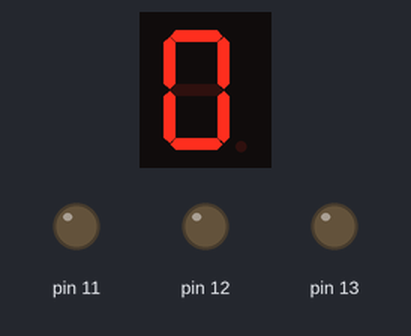
Recording of a sketch running on a simulated Arduino Uno, built with avr-gcc and run on an emulated ATmega328P. Parts: 1-digit seven-segment display, output pins drawn as LEDs (lit = HIGH). Wiring (inferred from the names in the program): 1-digit 7-segment display, segments lit when HIGH: segments pin 10, pin 7, pin 4, pin 5, pin 6, pin 9, pin 8, pin 3. The segment pins are drawn as the display they are named for; pins used as bus, display or sensor lines are not drawn.

Above: at 0.2 s.
At 1.0 s:
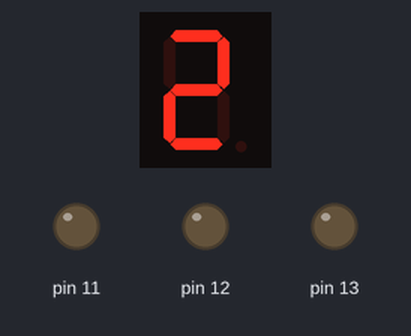
At 2.2 s:
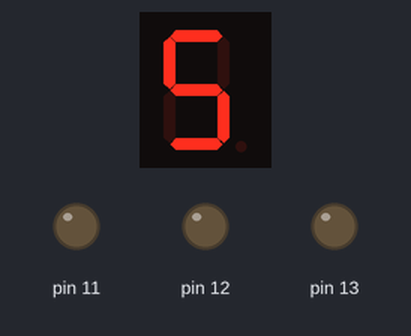
At 4.5 s:
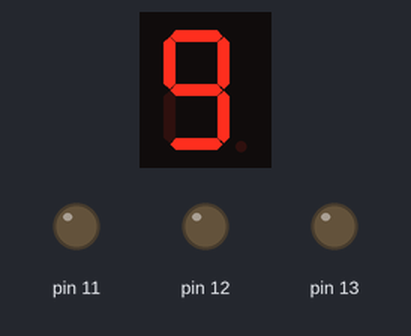
At 6.5 s:
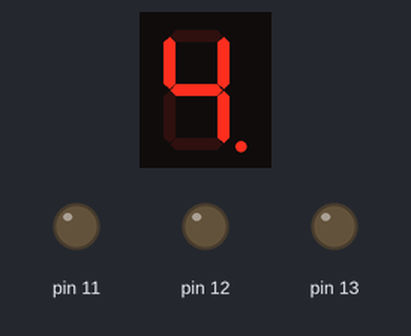
At 8.9 s:
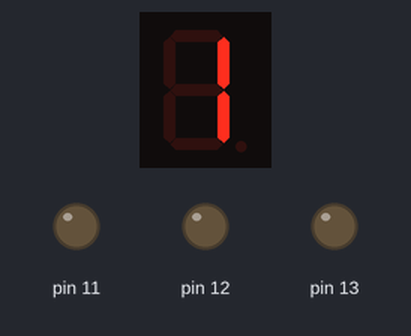

The sketch:

led_74a.ino
```cpp
// for MAN71A 7 segment LED

/*
     A
 F       B
     G
 E       C
     D      DP
*/

int pinA = 10;
int pinB = 7;
int pinC = 4;
int pinD = 5;
int pinE = 6;
int pinF = 9;
int pinG = 8;
int pinDP = 3;

int i;
int j;

int myDelay = 400;

void setup()
{
  for (i = 3; i < 14; i++)
    pinMode(i, OUTPUT);
  // put your setup code here, to run once:

}

void loop()
{
  clearLed();
  for (j = 0; j < 10; j++)
  {
    printNum(j);
    delay(myDelay);
  }
  clearLed();
  delay(300);
  for (j = 9; j > -1; j--)
   {
     printNum(j);
     delay(myDelay);
   }
}

void printNum(int num)
{
  switch (num)
  {
    case 0:
      digitalWrite(pinA, HIGH);
      digitalWrite(pinB, HIGH);
      digitalWrite(pinC, HIGH);
      digitalWrite(pinD, HIGH);
      digitalWrite(pinE, HIGH);
      digitalWrite(pinF, HIGH);
      digitalWrite(pinG, LOW);
      break;
    case 1:
      digitalWrite(pinA, LOW);
      digitalWrite(pinB, HIGH);
      digitalWrite(pinC, HIGH);
      digitalWrite(pinD, LOW);
      digitalWrite(pinE, LOW);
      digitalWrite(pinF, LOW);
      digitalWrite(pinG, LOW);
      break;
    case 2:
      digitalWrite(pinA, HIGH);
      digitalWrite(pinB, HIGH);
      digitalWrite(pinG, HIGH);
      digitalWrite(pinE, HIGH);
      digitalWrite(pinD, HIGH);
      digitalWrite(pinC, LOW);
      digitalWrite(pinF, LOW);
      break;
    case 3:
      digitalWrite(pinA, HIGH);
      digitalWrite(pinB, HIGH);
      digitalWrite(pinG, HIGH);
      digitalWrite(pinC, HIGH);
      digitalWrite(pinD, HIGH);
      digitalWrite(pinE, LOW);
      digitalWrite(pinF, LOW);
      break;
    case 4:
      digitalWrite(pinF, HIGH);
      digitalWrite(pinG, HIGH);
      digitalWrite(pinB, HIGH);
      digitalWrite(pinC, HIGH);
      digitalWrite(pinA, LOW);
      digitalWrite(pinD, LOW);
      digitalWrite(pinE, LOW);
      break;
    case 5:
      digitalWrite(pinA, HIGH);
      digitalWrite(pinF, HIGH);
      digitalWrite(pinG, HIGH);
      digitalWrite(pinC, HIGH);
      digitalWrite(pinD, HIGH);
      digitalWrite(pinB, LOW);
      digitalWrite(pinE, LOW);
      break;
    case 6:
      digitalWrite(pinA, HIGH);
      digitalWrite(pinG, HIGH);
      digitalWrite(pinB, LOW);
      digitalWrite(pinE, HIGH);
      digitalWrite(pinD, HIGH);
      digitalWrite(pinC, HIGH);
      digitalWrite(pinF, HIGH);
      break;
    case 7:
      digitalWrite(pinA, HIGH);
      digitalWrite(pinB, HIGH);
      digitalWrite(pinC, HIGH);
      digitalWrite(pinD, LOW);
      digitalWrite(pinE, LOW);
      digitalWrite(pinF, LOW);
      digitalWrite(pinG, LOW);
      break;
    case 8:
      for (i = 3; i < 11; i++)
        digitalWrite(i, HIGH);
      break;
    case 9:
      digitalWrite(pinA, HIGH);
      digitalWrite(pinF, HIGH);
      digitalWrite(pinG, HIGH);
      digitalWrite(pinB, HIGH);
      digitalWrite(pinC, HIGH);
      digitalWrite(pinD, HIGH);
      digitalWrite(pinE, LOW);
      break;
  }
}

void clearLed()
{
  for (i = 3; i < 11; i++)
    digitalWrite(i, LOW);
}
```

Measured:
- by itself, everything shown: repeats every 8.3 s, in 21 steps
- what the display in image 1 shows lasts 0.4 s, from 0.8 s to 1.2 s
